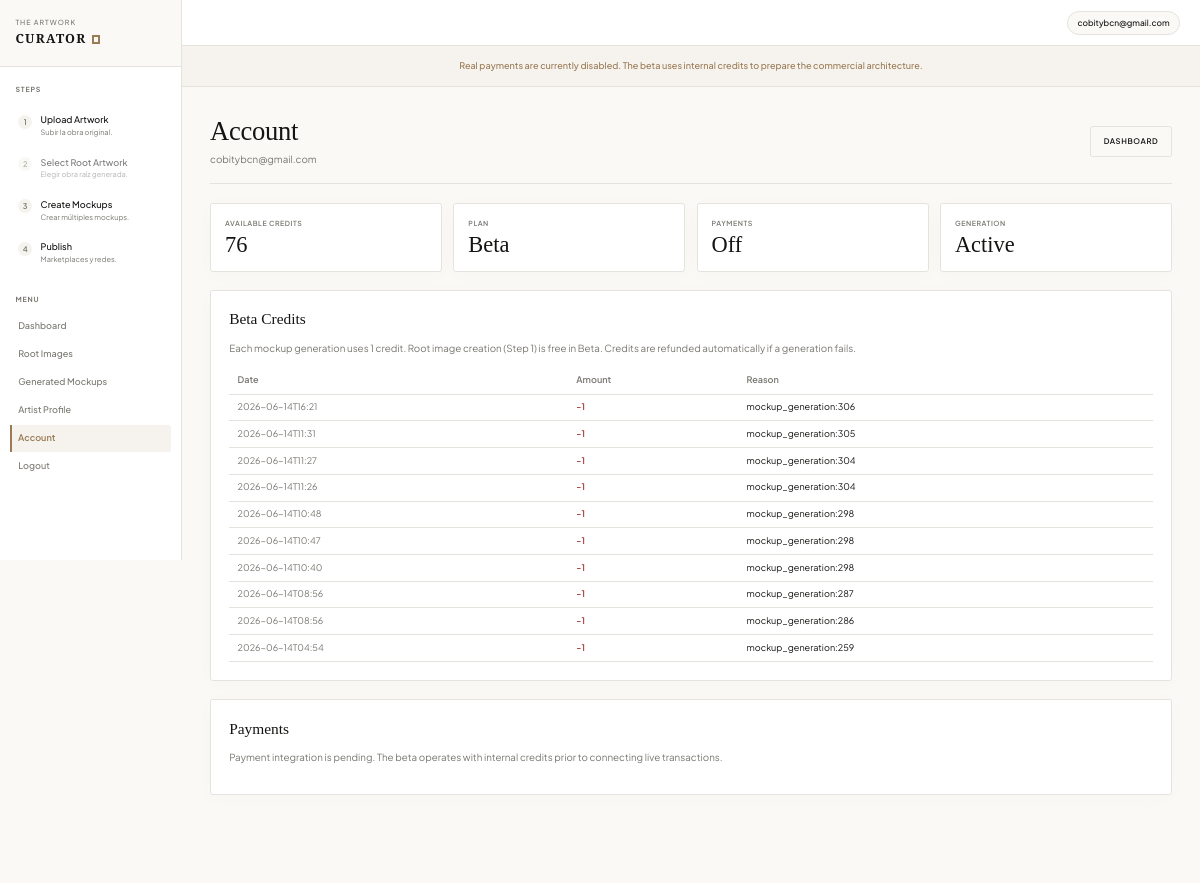
Page /account.php (signed in) on the committed database.
### tables this page shows
CREATE TABLE users (
                id INTEGER PRIMARY KEY AUTOINCREMENT,
                email TEXT NOT NULL UNIQUE,
                password_hash TEXT NOT NULL,
                name TEXT NOT NULL DEFAULT '',
                credits INTEGER NOT NULL DEFAULT 10,
                created_at TEXT NOT NULL,
                updated_at TEXT NOT NULL
            , is_admin INTEGER NOT NULL DEFAULT 0);

CREATE TABLE credit_transactions (
                id INTEGER PRIMARY KEY AUTOINCREMENT,
                user_id INTEGER NOT NULL,
                amount INTEGER NOT NULL,
                reason TEXT NOT NULL,
                created_at TEXT NOT NULL,
                FOREIGN KEY (user_id) REFERENCES users(id) ON DELETE CASCADE
            );

### app/Support/Auth.php (called while the page is built, shortened)
<?php
class Auth
{
    public static function user(): ?array
    {
        $id = (int)($_SESSION['user_id'] ?? 0);
        $stmt = Database::connection()->prepare('SELECT id, email, name, credits, is_admin, created_at FROM users WHERE id = :id');
        $stmt->execute(['id' => $id]);
        $user = $stmt->fetch();
        return is_array($user) ? $user : null;
    }
    public static function requireUser(): array
    {
        $user = self::user();
        return $user;
    }
    public static function isAdmin(?array $user = null): bool
    {
        $user = $user ?: self::user();
        $emails = array_filter(array_map(
            fn(string $email): string => strtolower(trim($email)),
            explode(',', defined('ADMIN_EMAILS') ? ADMIN_EMAILS : '')
        ));
        return (int)($user['is_admin'] ?? 0) === 1 ||
            in_array(strtolower((string)($user['email'] ?? '')), $emails, true);
    }
}

### app/Support/Database.php (called while the page is built, shortened)
<?php
class Database
{
    private static ?PDO $pdo = null;
    public static function connection(): PDO
    {
        if (self::$pdo instanceof PDO) {
            return self::$pdo;
        }
        $storageDir = dirname(__DIR__, 2) . DIRECTORY_SEPARATOR . 'storage';
        self::$pdo = new PDO('sqlite:' . $storageDir . DIRECTORY_SEPARATOR . 'app.sqlite');
        self::$pdo->setAttribute(PDO::ATTR_ERRMODE, PDO::ERRMODE_EXCEPTION);
        self::$pdo->setAttribute(PDO::ATTR_DEFAULT_FETCH_MODE, PDO::FETCH_ASSOC);
        self::$pdo->setAttribute(PDO::ATTR_TIMEOUT, 30);
        self::$pdo->exec('PRAGMA foreign_keys = ON');
        self::$pdo->exec('PRAGMA journal_mode = WAL');
        self::$pdo->exec('PRAGMA synchronous = NORMAL');
        self::$pdo->exec('PRAGMA busy_timeout = 30000');
        self::migrate(self::$pdo);
        return self::$pdo;
    }
    private static function migrate(PDO $pdo): void
    {
        $pdo->exec("
            CREATE TABLE IF NOT EXISTS users (
                id INTEGER PRIMARY KEY AUTOINCREMENT,
                email TEXT NOT NULL UNIQUE,
                password_hash TEXT NOT NULL,
                name TEXT NOT NULL DEFAULT '',
                credits INTEGER NOT NULL DEFAULT 10,
                is_admin INTEGER NOT NULL DEFAULT 0,
                created_at TEXT NOT NULL,
                updated_at TEXT NOT NULL
            )
        ");
        self::addColumnIfMissing($pdo, 'users', 'is_admin', 'INTEGER NOT NULL DEFAULT 0');
        $pdo->exec("
            CREATE TABLE IF NOT EXISTS artworks (
                id INTEGER PRIMARY KEY AUTOINCREMENT,
                user_id INTEGER NOT NULL,
                job_id TEXT NOT NULL UNIQUE,
                root_file TEXT,
                main_file TEXT,
                final_title TEXT NOT NULL DEFAULT '',
                subtitle TEXT NOT NULL DEFAULT '',
                medium TEXT NOT NULL DEFAULT '',
                artwork_year TEXT NOT NULL DEFAULT '',
                series TEXT NOT NULL DEFAULT '',
                status TEXT NOT NULL DEFAULT 'queued',
                width TEXT,
                height TEXT,
                depth TEXT,
                unit TEXT NOT NULL DEFAULT 'cm',
                created_at TEXT NOT NULL,
                updated_at TEXT NOT NULL,
                FOREIGN KEY (user_id) REFERENCES users(id) ON DELETE CASCADE
            )
        ");
        self::addColumnIfMissing($pdo, 'artworks', 'final_title', "TEXT NOT NULL DEFAULT ''");
        self::addColumnIfMissing($pdo, 'artworks', 'subtitle', "TEXT NOT NULL DEFAULT ''");
        self::addColumnIfMissing($pdo, 'artworks', 'medium', "TEXT NOT NULL DEFAULT ''");
        self::addColumnIfMissing($pdo, 'artworks', 'artwork_year', "TEXT NOT NULL DEFAULT ''");
        self::addColumnIfMissing($pdo, 'artworks', 'series', "TEXT NOT NULL DEFAULT ''");
        $pdo->exec("
            CREATE TABLE IF NOT EXISTS mockups (
                id INTEGER PRIMARY KEY AUTOINCREMENT,
                user_id INTEGER NOT NULL,
                artwork_file TEXT NOT NULL,
                mockup_file TEXT NOT NULL,
                context_id TEXT,
                prompt_file TEXT,
                created_at TEXT NOT NULL,
                FOREIGN KEY (user_id) REFERENCES users(id) ON DELETE CASCADE
            )
        ");
        $pdo->exec("
            CREATE TABLE IF NOT EXISTS artist_profiles (
                id INTEGER PRIMARY KEY AUTOINCREMENT,
                user_id INTEGER NOT NULL UNIQUE,
                artist_name TEXT NOT NULL DEFAULT '',
                short_bio TEXT NOT NULL DEFAULT '',
                statement TEXT NOT NULL DEFAULT '',
                visual_language TEXT NOT NULL DEFAULT '',
                materials TEXT NOT NULL DEFAULT '',
                recurring_themes TEXT NOT NULL DEFAULT '',
                palette_notes TEXT NOT NULL DEFAULT '',
                target_audience TEXT NOT NULL DEFAULT '',
                preferred_regions TEXT NOT NULL DEFAULT '',
                preferred_contexts TEXT NOT NULL DEFAULT '',
                forbidden_contexts TEXT NOT NULL DEFAULT '',
                commercial_positioning TEXT NOT NULL DEFAULT '',
                conceptual_keywords TEXT NOT NULL DEFAULT '',
                tone_of_voice TEXT NOT NULL DEFAULT '',
                marketplace_strategy TEXT NOT NULL DEFAULT '',
                social_strategy TEXT NOT NULL DEFAULT '',
                pinterest_strategy TEXT NOT NULL DEFAULT '',
                created_at TEXT NOT NULL,
                updated_at TEXT NOT NULL,
                FOREIGN KEY (user_id) REFERENCES users(id) ON DELETE CASCADE
            )
        ");
        self::addColumnIfMissing($pdo, 'artist_profiles', 'conceptual_keywords', "TEXT NOT NULL DEFAULT ''");
        self::addColumnIfMissing($pdo, 'artist_profiles', 'tone_of_voice', "TEXT NOT NULL DEFAULT ''");
        self::addColumnIfMissing($pdo, 'artist_profiles', 'marketplace_strategy', "TEXT NOT NULL DEFAULT ''");
        self::addColumnIfMissing($pdo, 'artist_profiles', 'social_strategy', "TEXT NOT NULL DEFAULT ''");
        self::addColumnIfMissing($pdo, 'artist_profiles', 'pinterest_strategy', "TEXT NOT NULL DEFAULT ''");
    }
    private static function addColumnIfMissing(PDO $pdo, string $table, string $column, string $definition): void
    {
        $stmt = $pdo->query("PRAGMA table_info({$table})");
        $columns = array_map(fn(array $row): string => (string)$row['name'], $stmt->fetchAll());
    }
}

### account.php (the view, shortened to what this page needs)
<?php
$user = Auth::requireUser();
$pdo = Database::connection();
$txStmt = $pdo->prepare("
    SELECT amount, reason, created_at
    FROM credit_transactions
    WHERE user_id = :user_id
    ORDER BY id DESC
    LIMIT 10
");
$txStmt->execute(['user_id' => (int)$user['id']]);
$creditHistory = $txStmt->fetchAll();
function h($v): string
{
    return htmlspecialchars((string)$v, ENT_QUOTES, 'UTF-8');
}
?>
<!doctype html>
<html lang="en">
<head>
    <link rel="stylesheet" href="style.css">
</head>
<body>
<div class="app-shell">
    <?php include __DIR__ . '/sidebar.php'; ?>
    <main class="main-area">
        <header class="app-header">
            <a class="user-chip" href="account.php"><?= h($user['email']) ?></a>
        </header>
        <div class="alert-strip">
            Real payments are currently disabled. The beta uses internal credits to prepare the commercial architecture.
        </div>
        <div class="workspace">
            <div class="workspace-header">
                <div>
                    <h1>Account</h1>
                    <p><?= h($user['email']) ?></p>
                </div>
                <div class="topbar-actions">
                    <a class="button-link secondary" href="dashboard.php">Dashboard</a>
                </div>
            </div>
            <section class="stats">
                <div class="stat-card">
                    <span>Available Credits</span>
                    <strong><?= h($user['credits']) ?></strong>
                </div>
                <div class="stat-card">
                    <span>Plan</span>
                    <strong>Beta</strong>
                </div>
                <div class="stat-card">
                    <span>Payments</span>
                    <strong>Off</strong>
                </div>
                <div class="stat-card">
                    <span>Generation</span>
                    <strong>Active</strong>
                </div>
            </section>
            <section class="panel">
                <h2>Beta Credits</h2>
                <p>Each mockup generation uses 1 credit. Root image creation (Step 1) is free in Beta. Credits are refunded automatically if a generation fails.</p>
                <?php if ($creditHistory): ?>
                    <table style="width: 100%; border-collapse: collapse; margin-top: 16px; font-size: 13px;">
                        <thead>
                            <tr style="border-bottom: 1px solid var(--line); text-align: left;">
                                <th style="padding: 8px 12px; color: var(--muted); font-weight: 600;">Date</th>
                                <th style="padding: 8px 12px; color: var(--muted); font-weight: 600;">Amount</th>
                                <th style="padding: 8px 12px; color: var(--muted); font-weight: 600;">Reason</th>
                            </tr>
                        </thead>
                        <tbody>
                            <?php foreach ($creditHistory as $tx): ?>
                                <tr style="border-bottom: 1px solid var(--line);">
                                    <td style="padding: 8px 12px; color: var(--muted);"><?= h(substr((string)$tx['created_at'], 0, 16)) ?></td>
                                    <td style="padding: 8px 12px; font-weight: 600; color: <?= (int)$tx['amount'] > 0 ? 'var(--accent)' : 'var(--danger, #c0392b)' ?>;">
                                        <?= (int)$tx['amount'] > 0 ? '+' . h($tx['amount']) : h($tx['amount']) ?>
                                    </td>
                                    <td style="padding: 8px 12px; color: var(--ink);"><?= h($tx['reason']) ?></td>
                                </tr>
                            <?php endforeach; ?>
                        </tbody>
                    </table>
                <?php else: ?>
                    <p style="color: var(--muted); margin-top: 12px;">No credit transactions yet.</p>
                <?php endif; ?>
            </section>
            <section class="panel">
                <h2>Payments</h2>
                <p>Payment integration is pending. The beta operates with internal credits prior to connecting live transactions.</p>
            </section>
        </div>
    </main>
</div>
</body>
</html>

### style.css (style rules this page uses)
:root { --font-serif: 'Cormorant Garamond', Georgia, serif; --font-sans: 'Plus Jakarta Sans', system-ui, -apple-system, sans-serif; --bg: #FAF9F6; --surface: #FFFFFF; --surface-soft: #F4F3EE; --line: #E5E3DD; --line-dark: #C5C3BD; --ink: #141412; --muted: #7A7872; --accent: #9A7B56; --accent-light: #F6F3EE; --accent-hover: #7E6342; --danger: #A63C3C; --shadow: 0 4px 30px rgba(20, 20, 18, 0.02); --shadow-hover: 0 20px 48px rgba(20, 20, 18, 0.05); --radius: 4px; }
* { box-sizing: border-box; }
body { margin: 0; background: var(--bg); color: var(--ink); font-family: var(--font-sans); font-size: 14px; line-height: 1.6; zoom: 0.7; }
a { color: var(--ink); }
.app-shell { min-height: 100vh; display: grid; grid-template-columns: 260px 1fr; background: var(--bg); }
.main-area { min-width: 0; }
.app-header { height: 66px; background: var(--surface); color: var(--ink); display: flex; align-items: center; justify-content: flex-end; gap: 16px; padding: 0 28px; border-bottom: 1px solid var(--line); }
.user-chip { border: 1px solid var(--line); border-radius: 999px; color: var(--ink); background: var(--bg); padding: 6px 14px; text-decoration: none; font-weight: 500; font-size: 12px; }
.alert-strip { background: var(--accent-light); color: var(--accent); padding: 18px 28px; text-align: center; font-size: 13px; font-weight: 500; border-bottom: 1px solid var(--line); }
.workspace { padding: 40px 40px 60px; }
.workspace-header { display: flex; align-items: center; justify-content: space-between; gap: 22px; padding-bottom: 22px; margin-bottom: 26px; border-bottom: 1px solid var(--line); }
.workspace-header h1 { margin: 0; font-family: var(--font-serif); font-size: clamp(28px, 4vw, 38px); font-weight: 500; letter-spacing: -0.01em; }
.workspace-header p { margin: 6px 0 0; color: var(--muted); }
h1, h2, h3, h4 { font-family: var(--font-serif); line-height: 1.25; font-weight: 500; color: var(--ink); }
h1 { margin: 0 0 10px; font-size: clamp(32px, 5vw, 48px); letter-spacing: -0.01em; }
h2 { margin: 0 0 18px; font-size: 22px; }
p { color: var(--muted); }
.topbar-actions { display: flex; gap: 10px; flex-wrap: wrap; justify-content: flex-end; }
.form, .panel, .auth-card { background: var(--surface); border: 1px solid var(--line); border-radius: var(--radius); box-shadow: var(--shadow); }
.auth-card, .panel { padding: 26px; }
.panel { margin: 26px 0; }
button, .button-link, .button { display: inline-block; border: 1px solid var(--accent); background: var(--accent); color: var(--surface); padding: 12px 18px; text-decoration: none; font: inherit; font-weight: 600; font-size: 11px; letter-spacing: 0.08em; text-transform: uppercase; cursor: pointer; border-radius: var(--radius); transition: all 0.3s cubic-bezier(0.16, 1, 0.3, 1); box-shadow: 0 2px 6px rgba(154, 123, 86, 0.1); text-align: center; }
.secondary, .button-link.secondary, .button.secondary { background: transparent; color: var(--ink); border-color: var(--line); box-shadow: none; }
.stats { display: grid; grid-template-columns: repeat(4, minmax(0, 1fr)); gap: 16px; margin-bottom: 26px; }
.stat-card { background: var(--surface); border: 1px solid var(--line); padding: 20px; border-radius: var(--radius); box-shadow: var(--shadow); }
.stat-card span { display: block; color: var(--muted); font-size: 10px; font-weight: 600; text-transform: uppercase; letter-spacing: 0.08em; }
.stat-card strong { display: block; margin-top: 8px; font-family: var(--font-serif); font-size: 32px; font-weight: 500; line-height: 1; }

### rows in the picture
users: email "cobitybcn@gmail.com", credits "76"
credit_transactions: created_at "2026-06-14T16:21", amount "-1", reason "mockup_generation:306"
credit_transactions: created_at "2026-06-14T11:31", amount "-1", reason "mockup_generation:305"
credit_transactions: created_at "2026-06-14T11:27", amount "-1", reason "mockup_generation:304"
credit_transactions: created_at "2026-06-14T11:26", amount "-1", reason "mockup_generation:304"
credit_transactions: created_at "2026-06-14T10:48", amount "-1", reason "mockup_generation:298"
credit_transactions: created_at "2026-06-14T10:47", amount "-1", reason "mockup_generation:298"
credit_transactions: created_at "2026-06-14T10:40", amount "-1", reason "mockup_generation:298"
credit_transactions: created_at "2026-06-14T08:56", amount "-1", reason "mockup_generation:287"
credit_transactions: created_at "2026-06-14T08:56", amount "-1", reason "mockup_generation:286"
credit_transactions: created_at "2026-06-14T04:54", amount "-1", reason "mockup_generation:259"
